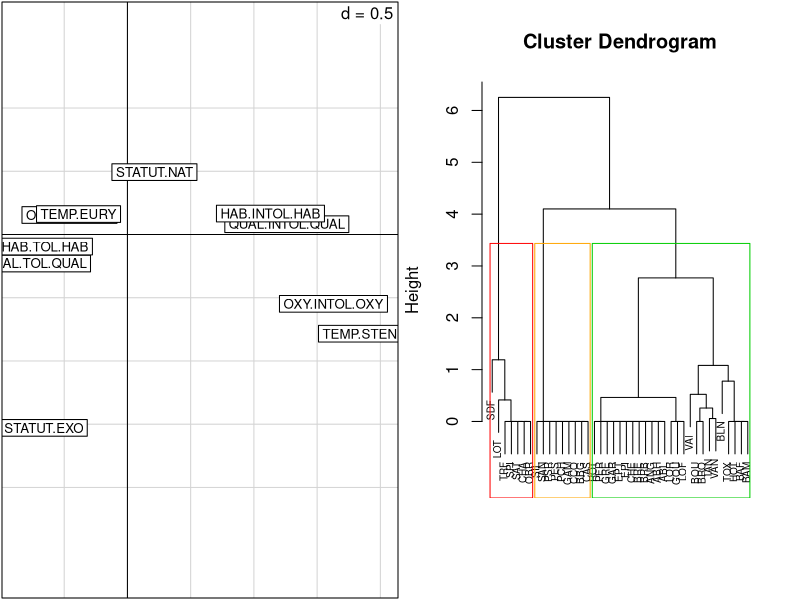
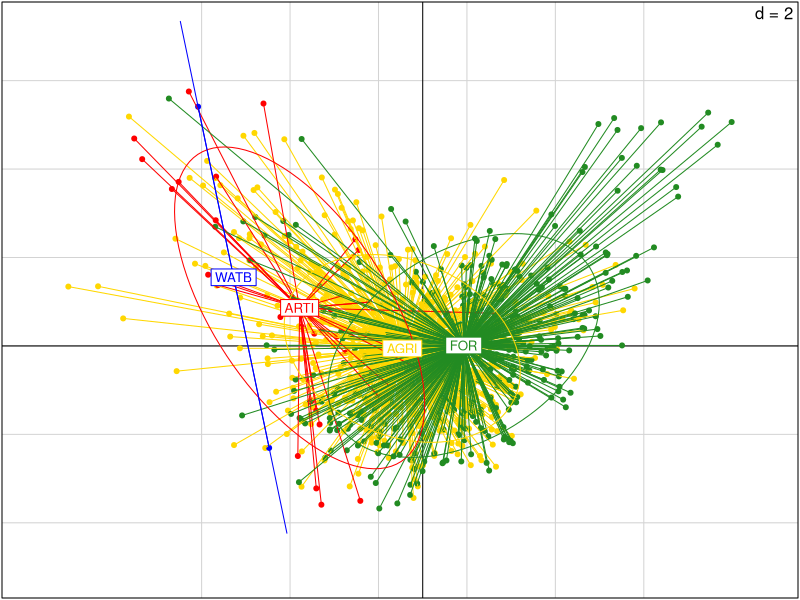
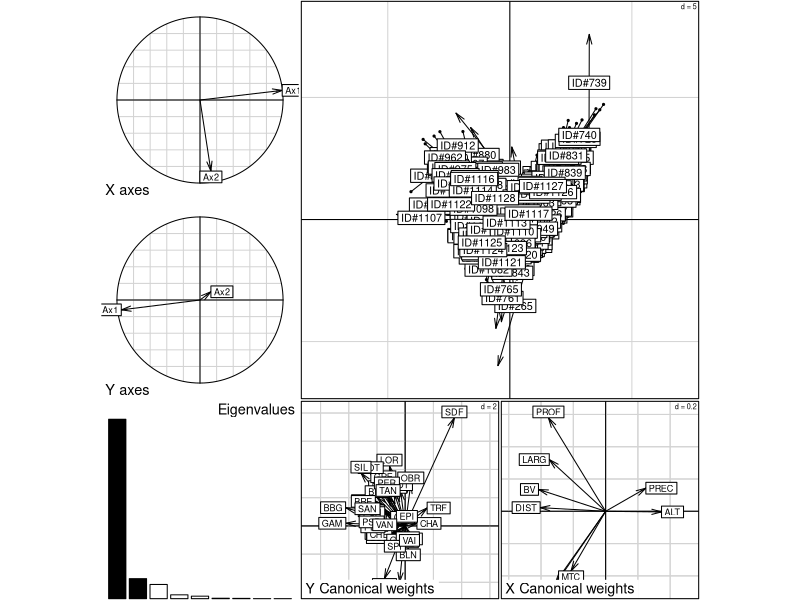
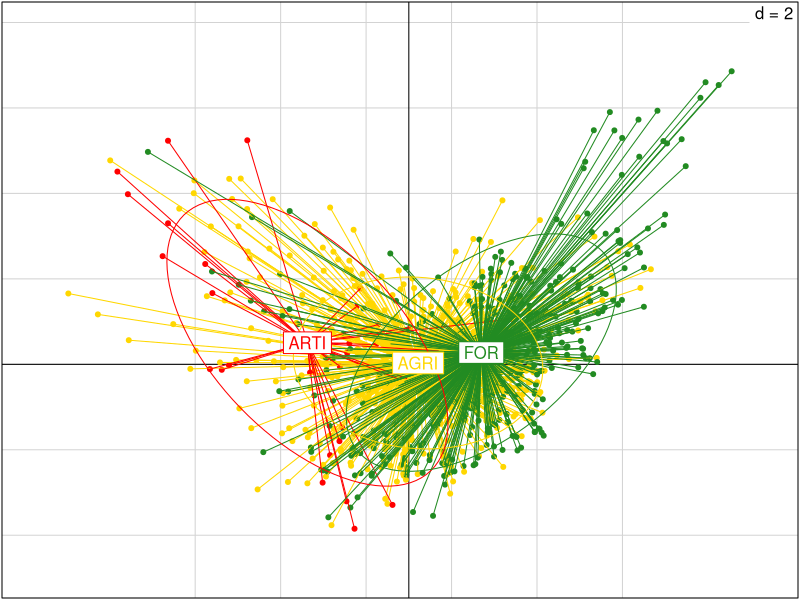
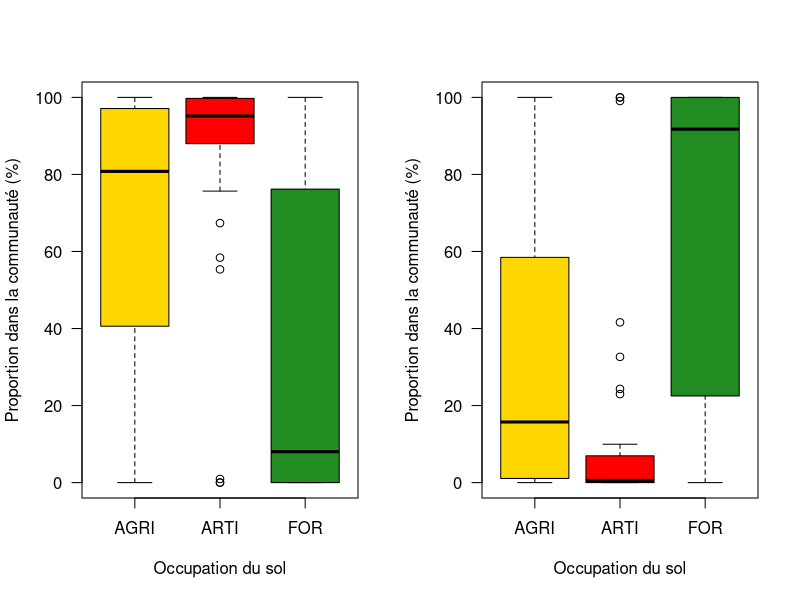
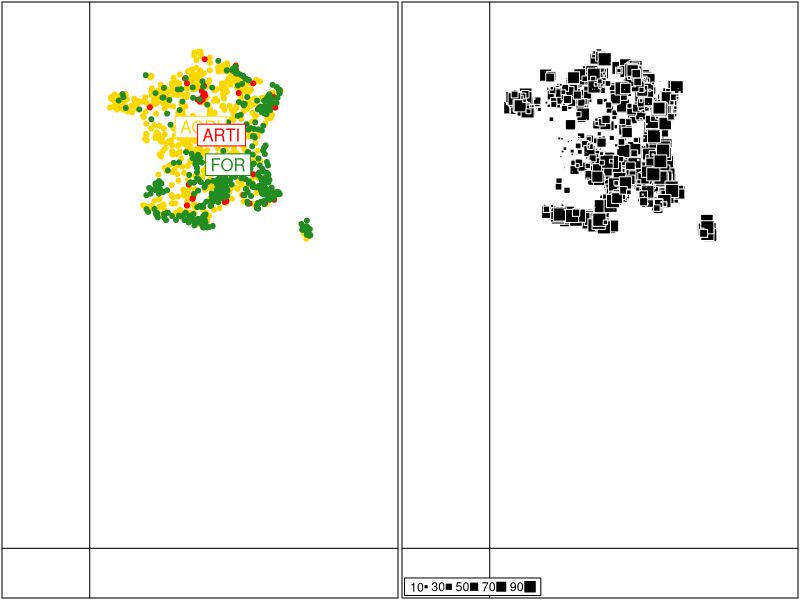

R code for these plots, in order:
# ==============================================================================
# PROJET : Syndrome des cours d'eau & Homogénéisation Biotique (Gagnants/Perdants)
# ==============================================================================

library(ade4)

# ==============================================================================
# ÉTAPE 0 : PRÉPARATION DES DONNÉES
# ==============================================================================
env <- read.csv("env.csv", sep=";", row.names=1)
sp <- read.csv("sp.csv", sep=";", row.names=1)
traits <- read.csv("traits.csv", sep=";", row.names=1)

# Nettoyage des zéros absolus
sp <- sp[, colSums(sp) > 0]
sp <- sp[rowSums(sp) > 0, ]
env <- env[rownames(sp), ]

# Variables environnementales (transformation log sur la morphologie)
env_quant <- env[, c("TEMP", "MTC", "MTW", "PREC", "BV", "DIST", "ALT", "LARG", "PROF")]
env_quant$BV   <- log(env_quant$BV + 1)
env_quant$DIST <- log(env_quant$DIST + 1)
env_quant$ALT  <- log(env_quant$ALT + 1)
env_quant$LARG <- log(env_quant$LARG + 1)
env_quant$PROF <- log(env_quant$PROF + 1)

# Traits ciblés sur la VULNÉRABILITÉ
traits_vuln <- traits[, c("QUAL", "HAB", "OXY", "TEMP", "STATUT")]
traits_vuln <- as.data.frame(lapply(traits_vuln, as.factor))


# ==============================================================================
# ÉTAPE 1 : LE PORTRAIT DES GAGNANTS ET PERDANTS (ACM + CAH)
# ==============================================================================
acm_vuln <- dudi.acm(traits_vuln, scannf = FALSE, nf = 2)

dist_vuln <- dist(acm_vuln$li)
cah_vuln <- hclust(dist_vuln, method = "ward.D2")
traits$Profil <- as.factor(cutree(cah_vuln, k = 3))

par(mfrow = c(1, 2))
s.label(acm_vuln$co, clabel = 0.8)
plot(cah_vuln, labels = rownames(traits), cex = 0.6, xlab = "", sub = "")
rect.hclust(cah_vuln, k = 3, border = c("red", "orange", "green3"))
par(mfrow = c(1, 1))


# ==============================================================================
# ÉTAPE 2 : LE SYNDROME ANTHROPIQUE DU MILIEU (ACP)
# ==============================================================================
pca_env <- dudi.pca(env_quant, center = TRUE, scale = TRUE, scannf = FALSE, nf = 2)

# Projection de l'Occupation du Sol sur l'ACP environnementale
s.class(pca_env$li, fac = as.factor(env$OS), 
        col = c("gold", "red", "forestgreen", "blue"),
        cstar = 1, cellipse = 1.5, axesell = FALSE, clabel = 0.8)


# ==============================================================================
# ÉTAPE 3 : LE TURNOVER SPÉCIFIQUE (AFC)
# ==============================================================================
afc_sp <- dudi.coa(sp, scannf = FALSE, nf = 2)


# ==============================================================================
# ÉTAPE 4 : LA PREUVE DU FILTRE ANTHROPIQUE (CO-INERTIE)
# ==============================================================================
pca_env_pondd <- dudi.pca(env_quant, row.w = afc_sp$lw, center = TRUE, scale = TRUE, scannf = FALSE, nf = 2)
coia_syndrome <- coinertia(pca_env_pondd, afc_sp, scannf = FALSE, nf = 2)

test_coia <- randtest(coia_syndrome, nrepet = 999)
print("=== TEST DE CO-INERTIE ===")
print(test_coia)

# Visualisation globale des flèches de co-inertie
plot(coia_syndrome)


# ==============================================================================
# ÉTAPE 5 : LES GRAPHIQUES "WAOUH" (Preuve par les Proportions)
# ==============================================================================

# 1. Nettoyage de la modalité "WATB" (Surfaces en eau, trop rares)
filtre_OS <- env$OS != "WATB"
OS_propre <- droplevels(as.factor(env$OS[filtre_OS]))

# 2. Calcul des PROPORTIONS de chaque profil par station
matrice_appartenance <- model.matrix(~ 0 + Profil, data = traits)
colnames(matrice_appartenance) <- paste0("Profil_", levels(traits$Profil))

abondance_profils <- as.data.frame(as.matrix(sp) %*% matrice_appartenance)
proportions_profils <- (abondance_profils / rowSums(abondance_profils)) * 100 

data_visu <- data.frame(OS = OS_propre, proportions_profils[filtre_OS, ])

# --- VISUALISATION 1 : La Co-inertie selon l'Occupation du Sol ---
# L'axe de la co-inertie sépare-t-il les milieux forestiers des milieux agricoles ?
coord_coia <- coia_syndrome$lX[filtre_OS, ]
s.class(coord_coia, fac = OS_propre, 
        col = c("gold", "red", "forestgreen"), 
        cstar = 1, cellipse = 1.5, axesell = FALSE, clabel = 1)


# --- VISUALISATION 2 : Les Boxplots de substitution (Gagnants vs Perdants) ---
# ATTENTION : Remplace "Profil_1" et "Profil_3" par les vrais numéros de tes profils 
# identifiés grâce à la CAH (ex: Profil_1 = Perdants, Profil_3 = Gagnants).

par(mfrow = c(1, 2))

# Boxplot pour les "Perdants" (Espèces sensibles)
boxplot(Profil_1 ~ OS, data = data_visu, 
        col = c("gold", "red", "forestgreen"),
        ylab = "Proportion dans la communauté (%)", 
        xlab = "Occupation du sol",
        las = 1)

# Boxplot pour les "Gagnants" (Espèces opportunistes/exotiques)
boxplot(Profil_3 ~ OS, data = data_visu, 
        col = c("gold", "red", "forestgreen"),
        ylab = "Proportion dans la communauté (%)", 
        xlab = "Occupation du sol",
        las = 1)

par(mfrow = c(1, 1))
# ==============================================================================
# ÉTAPE 6 (BONUS) : LA CARTE GÉOGRAPHIQUE DU SYNDROME
# ==============================================================================

# 1. Extraction des coordonnées spatiales (en gardant le filtre pour enlever WATB)
xy <- env[filtre_OS, c("X", "Y")]

par(mfrow = c(1, 2))

# --- CARTE 1 : L'occupation du sol dans l'espace ---
# On projette les X et Y. cstar=0 et cellipse=0 permettent de n'afficher que les points purs.
par(mfrow=c(1,2))
s.class(xy, fac = OS_propre, 
        col = c("gold", "red", "forestgreen"), 
        cstar = 0, cellipse = 0, axesell = FALSE, grid = FALSE)

# --- CARTE 2 : La répartition géographique des poissons "Gagnants" ---
# La fonction s.value dessine des carrés (positifs) ou cercles (négatifs) 
# dont la taille est proportionnelle au pourcentage de la guilde.
# ATTENTION : Remplace "Profil_3" par le bon numéro de tes Gagnants !
s.value(xy, data_visu$Profil_3, 
        grid = FALSE,
        csize = 0.5) # csize règle la taille des carrés

par(mfrow = c(1, 1))
q
